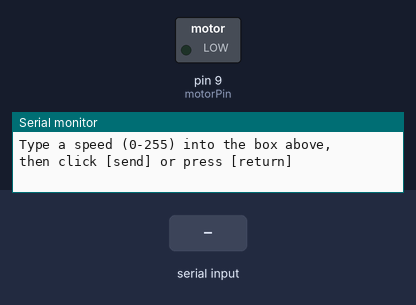
Bench run of a sketch on a simulated Arduino Uno, built with avr-gcc and run on an emulated ATmega328P. On the bench: switched loads named in the sketch (green lamp = pin HIGH), the last lines printed to the serial monitor. The inputs (shaded band) are chosen by the test bench.

Above: at 1.2 s.
1.3 s: "90,45\n" received over Serial
At 1.8 s:
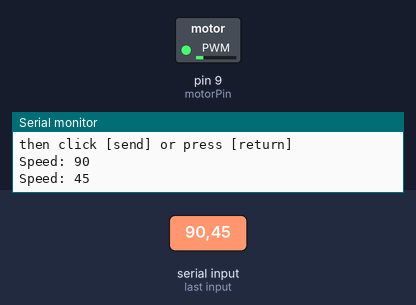
4.0 s: "30,150\n" received over Serial
At 4.9 s:
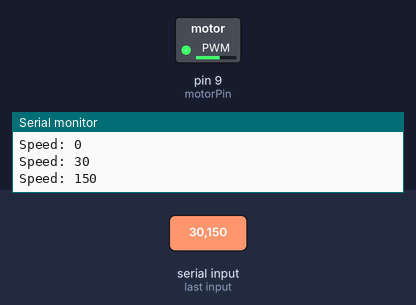
6.7 s: "200\n" received over Serial
At 7.1 s:
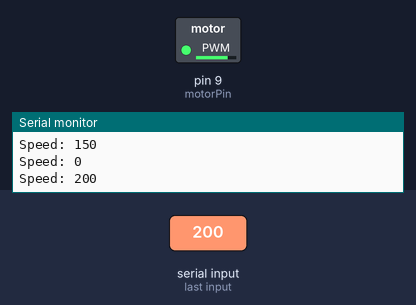
Timing chart, 0 to 9.7 s (numbered marks = the images above; inputs shaded):
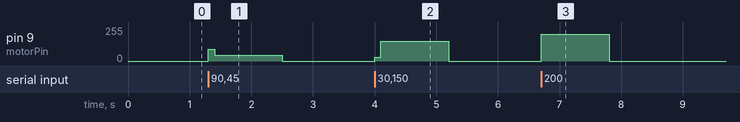

The sketch:

DCMotor.ino
```cpp
int motorPin = 9;

void setup(){
  pinMode(motorPin,OUTPUT);
  Serial.begin(9600);
  while(!Serial);
  Serial.println("Type a speed (0-255) into the box above,");
  Serial.println("then click [send] or press [return]");
  Serial.println();
}

void loop(){
  if(Serial.available()){
    int speed = Serial.parseInt();
    bool hasSpeed = speed >= 0 && speed <= 255;
    Serial.print("Speed: ");
    Serial.println(speed);
    analogWrite(motorPin,hasSpeed? speed : 0);
    delay(100);
  }
}
```

Measured:
- after the input at 1.3 s, pin 9 (motorPin): 0/255 → 90/255 at once, → 45/255 0.10 s later, → 0/255 1.1 s later
- after the input at 4.0 s, pin 9 (motorPin): 0/255 → 30/255 at once, → 150/255 0.10 s later, → 0/255 1.1 s later
- after the input at 6.7 s, pin 9 (motorPin): 0/255 → 200/255 at once, → 0/255 1.1 s later
